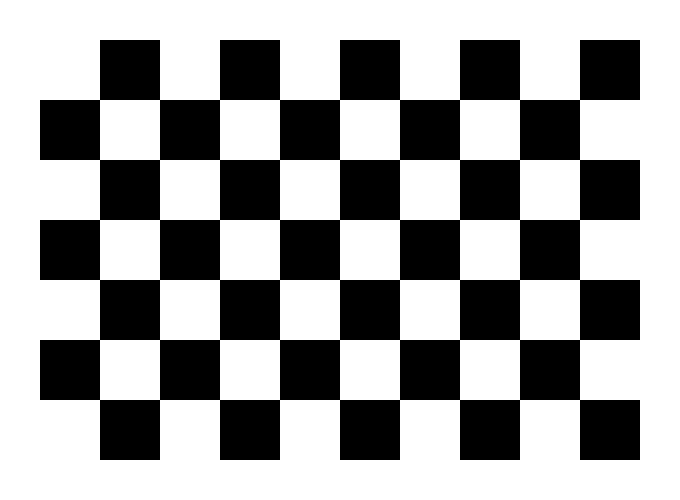
#> input picture calibration/print_me_checkerboard.png, 1360 x 1000 px (shown at 1/2 size)
$ python -i analyze_scale_photos.py   (imports and definitions only)
#> lines starting #> are read from the running program, lines starting #| are printed output that depends on the picture; after the words box and inside, x2 and y2 are one past the last pixel; in counts of white or black regions, pixels touching at a corner belong together
"""Deep-analyze board+card scale photos: crop screen, find corners, estimate mm."""

from __future__ import annotations

import json
from pathlib import Path

import cv2
import numpy as np

ROOT = Path(__file__).resolve().parents[1]
OUT = ROOT / "calibration" / "measure"
CARD_LONG_MM = 85.60
CARD_SHORT_MM = 53.98


def order_quad(pts: np.ndarray) -> np.ndarray:
    pts = np.array(pts, dtype=np.float32).reshape(4, 2)
    s = pts.sum(axis=1)
    diff = np.diff(pts, axis=1).reshape(-1)
    tl = pts[np.argmin(s)]
    br = pts[np.argmax(s)]
    tr = pts[np.argmin(diff)]
    bl = pts[np.argmax(diff)]
    return np.array([tl, tr, br, bl], dtype=np.float32)


def warp_quad(img: np.ndarray, quad: np.ndarray, out_w: int = 1200, out_h: int = 800):
    dst = np.array(
        [[0, 0], [out_w - 1, 0], [out_w - 1, out_h - 1], [0, out_h - 1]], np.float32
    )
    m = cv2.getPerspectiveTransform(quad, dst)
    return cv2.warpPerspective(img, m, (out_w, out_h)), m


# [54 lines left out: functions find_board, square_px_from_corners, detect_blue_card, not called in this run]


def process(path: Path) -> dict:
#> called with path = '../calibration/print_me_checkerboard.png'
    img = cv2.imread(str(path))
#> img is the input picture: shape (1000, 1360, 3); 62.9% white; 1 black region, box (x1, y1, x2, y2) and area: (80, 80, 1280, 920) 504000
    if img is None:
        raise RuntimeError(f"unreadable {path}")
    h, w = img.shape[:2]
#> h = 1000; w = 1360
    vis = img.copy()
    gray = cv2.cvtColor(img, cv2.COLOR_BGR2GRAY)

    blur = cv2.GaussianBlur(gray, (5, 5), 0)
    edges = cv2.Canny(blur, 50, 150)
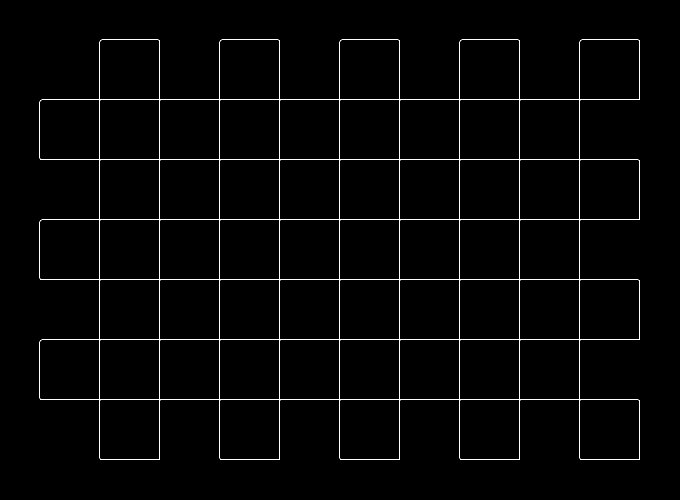
#> edges: shape (1000, 1360) (shown at 1/2 size); 1.2% white in thin lines or dots, all inside (x1, y1, x2, y2) = (79, 79, 1280, 920)
    edges = cv2.dilate(edges, np.ones((3, 3), np.uint8), iterations=2)
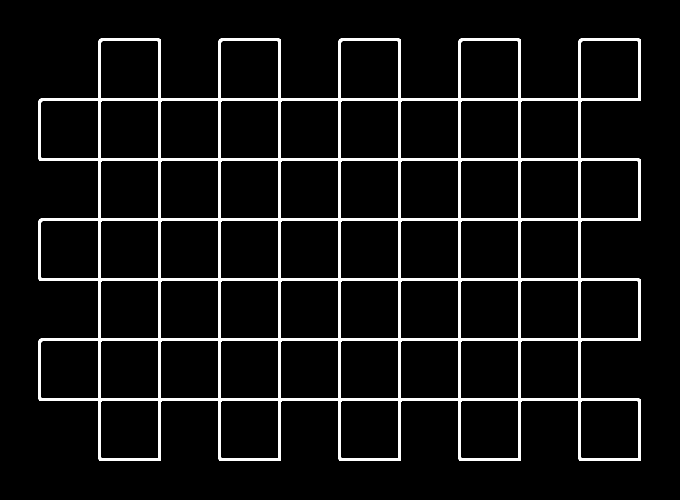
#> edges: shape (1000, 1360) (shown at 1/2 size); 6.1% white; 1 white region
    cnts, _ = cv2.findContours(edges, cv2.RETR_EXTERNAL, cv2.CHAIN_APPROX_SIMPLE)
#> cnts = 1 contour; box (x1, y1, x2, y2) and area: (77, 77, 1282, 922) 806419
    best = None
    for c in cnts:
        area = cv2.contourArea(c)
        if area < 0.15 * h * w:
            continue
        approx = cv2.approxPolyDP(c, 0.02 * cv2.arcLength(c, True), True)
        if len(approx) == 4 and (best is None or area > best[0]):
            best = (area, approx)
#> this loop made 1 pass
#> (area, best) on pass 1: (806419, (806419, [[78, 198], [198, 921], [1281, 921], [1281, 78]]))

    if best:
        quad = order_quad(best[1])
#> in order_quad, `pts = np.array(pts, dtype=np.float32).reshape(4, 2)`: pts = [[78, 198], [198, 921], [1281, 921], [1281, 78]]
#> in order_quad, `s = pts.sum(axis=1)`: s = [276, 1119, 2202, 1359]
#> in order_quad, `diff = np.diff(pts, axis=1).reshape(-1)`: diff = [120, 723, -360, -1203]
#> in order_quad, `tl = pts[np.argmin(s)]`: tl = [78, 198]
#> in order_quad, `br = pts[np.argmax(s)]`: br = [1281, 921]
#> in order_quad, `tr = pts[np.argmin(diff)]`: tr = [1281, 78]
#> in order_quad, `bl = pts[np.argmax(diff)]`: bl = [198, 921]
#> quad = [[78, 198], [1281, 78], [1281, 921], [198, 921]]
        cv2.polylines(vis, [quad.astype(int)], True, (0, 255, 0), 3)
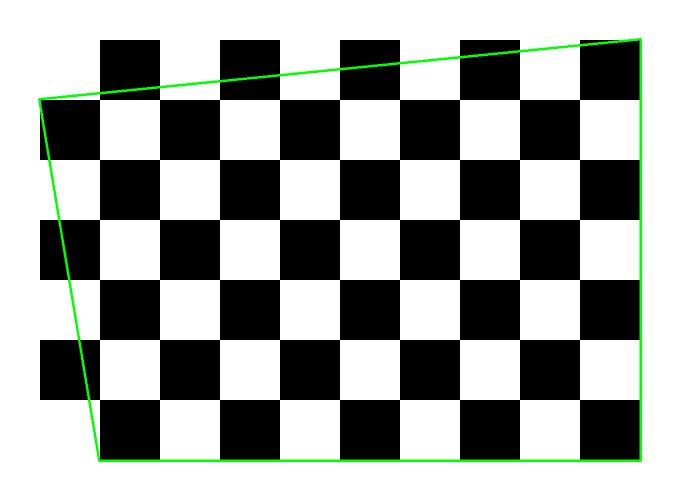
#> vis: shape (1000, 1360, 3) (shown at 1/2 size); 1.41% of pixels changed, all inside (x1, y1, x2, y2) = (76, 76, 1284, 924)
        crop, _ = warp_quad(img, quad)
#> in warp_quad, `m = cv2.getPerspectiveTransform(quad, dst)`: m = [[1.12, -0.186, -50.5], [0.0955, 0.958, -197.1], [0.00012, -0.000155, 1]]
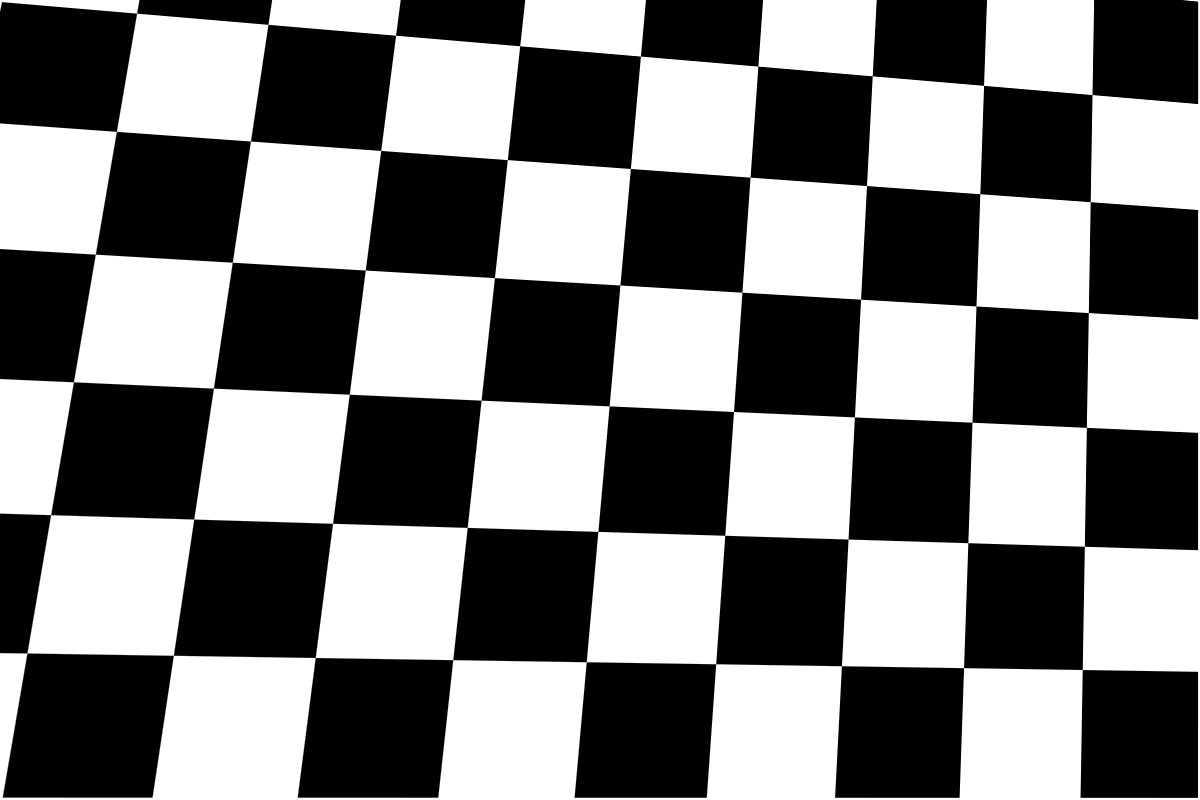
#> crop: shape (800, 1200, 3); min 0, max 255, mean 126
        crop_mode = "perspective_screen"
    else:
        crop = img[int(0.02 * h) : int(0.78 * h), int(0.05 * w) : int(0.95 * w)].copy()
        crop_mode = "fallback_roi"

#> (the run stopped early here; a loop or call above may not have finished)
